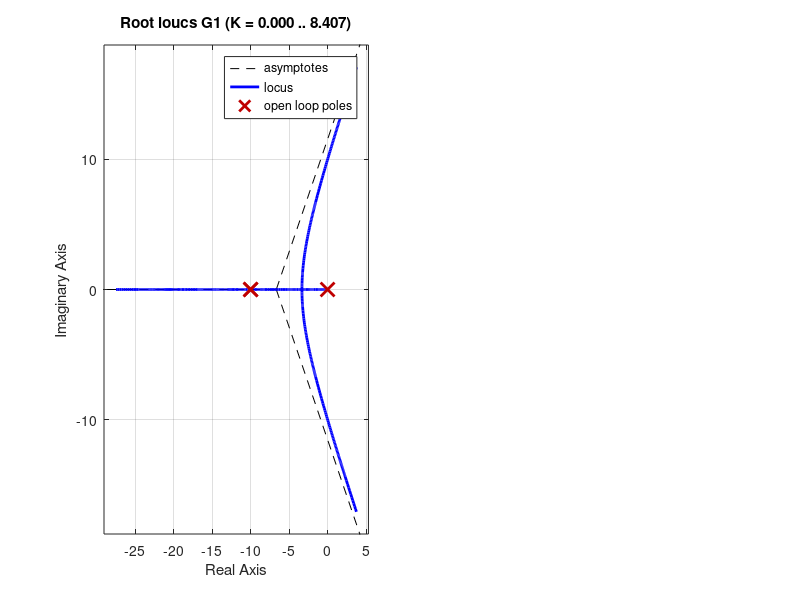

MATLAB code for this plot: (Note: this script raises an error after producing the figure.)
clear; clc; close all; set(0,'DefaultFigureVisible','off'); root='D:/Kaiyuan/UGRD/大三/作业/自控实验/第四次/report_figures';
D1=conv([1 0],conv([0.1 1],[0.1 1])); G1=tf(10,D1); K1=[1 2 3]; S1=arrayfun(@(k) feedback(k*G1,1),K1,'UniformOutput',false);
f=figure('Color','w','Position',[80 80 1200 480]); subplot(1,2,1); rlocus(G1); grid on; xline(0,'k:','LineWidth',1); title('Task1 根轨迹'); xlabel('实部 (rad/s)'); ylabel('虚部 (rad/s)');
subplot(1,2,2); pzmap(S1{:}); grid on; xline(0,'k:','LineWidth',1); title('Task1 闭环极点'); legend('K=1','K=2','K=3','Location','best'); exportgraphics(f,fullfile(root,'task1_stability.png'),'Resolution',180); close(f);
D2=conv([1 0],conv([0.1 1],[0.01 1])); G2=tf(10,D2); K2=[5 11 17]; S2=arrayfun(@(k) feedback(k*G2,1),K2,'UniformOutput',false);
f=figure('Color','w','Position',[80 80 1200 480]); subplot(1,2,1); rlocus(G2); grid on; xline(0,'k:','LineWidth',1); title('Task2 根轨迹'); xlabel('实部 (rad/s)'); ylabel('虚部 (rad/s)');
subplot(1,2,2); pzmap(S2{:}); grid on; xline(0,'k:','LineWidth',1); title('Task2 闭环极点'); legend('K=5','K=11','K=17','Location','best'); exportgraphics(f,fullfile(root,'task2_stability.png'),'Resolution',180); close(f);
